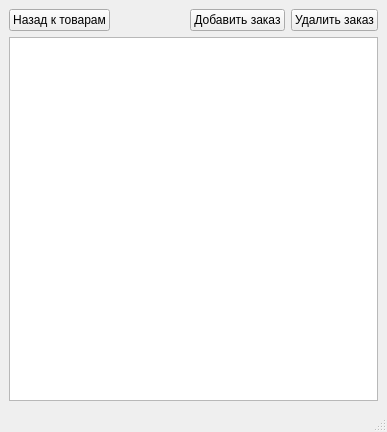
<?xml version="1.0" encoding="UTF-8"?>
<ui version="4.0">
 <class>order_list</class>
 <widget class="QMainWindow" name="order_list">
  <property name="geometry">
   <rect>
    <x>0</x>
    <y>0</y>
    <width>387</width>
    <height>432</height>
   </rect>
  </property>
  <property name="windowTitle">
   <string>MainWindow</string>
  </property>
  <widget class="QWidget" name="centralwidget">
   <layout class="QVBoxLayout" name="verticalLayout_2">
    <item>
     <layout class="QVBoxLayout" name="verticalLayout">
      <item>
       <layout class="QHBoxLayout" name="horizontalLayout">
        <item>
         <widget class="QPushButton" name="pushButton">
          <property name="text">
           <string>Назад к товарам</string>
          </property>
         </widget>
        </item>
        <item>
         <spacer name="horizontalSpacer">
          <property name="orientation">
           <enum>Qt::Horizontal</enum>
          </property>
          <property name="sizeHint" stdset="0">
           <size>
            <width>268</width>
            <height>20</height>
           </size>
          </property>
         </spacer>
        </item>
        <item>
         <widget class="QPushButton" name="pushButton_2">
          <property name="text">
           <string>Добавить заказ</string>
          </property>
         </widget>
        </item>
        <item>
         <widget class="QPushButton" name="pushButton_3">
          <property name="text">
           <string>Удалить заказ</string>
          </property>
         </widget>
        </item>
       </layout>
      </item>
      <item>
       <widget class="QTableView" name="tableView"/>
      </item>
     </layout>
    </item>
   </layout>
  </widget>
  <widget class="QMenuBar" name="menubar">
   <property name="geometry">
    <rect>
     <x>0</x>
     <y>0</y>
     <width>387</width>
     <height>21</height>
    </rect>
   </property>
  </widget>
  <widget class="QStatusBar" name="statusbar"/>
 </widget>
 <resources/>
 <connections/>
</ui>
